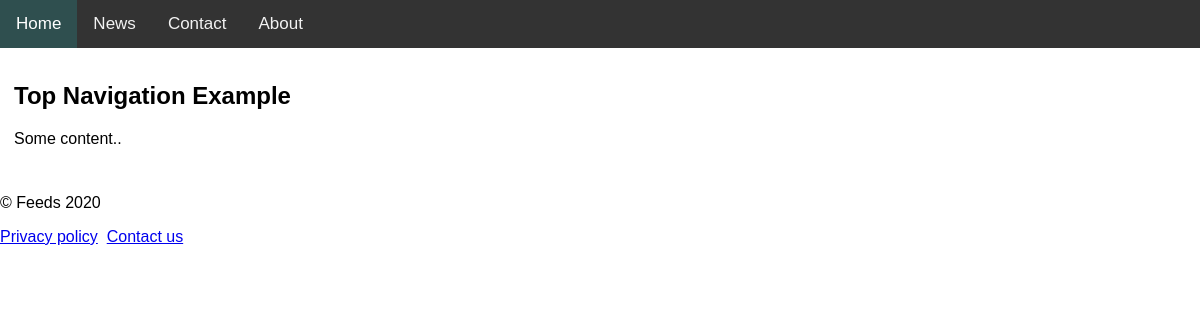
The app's page /, older data.
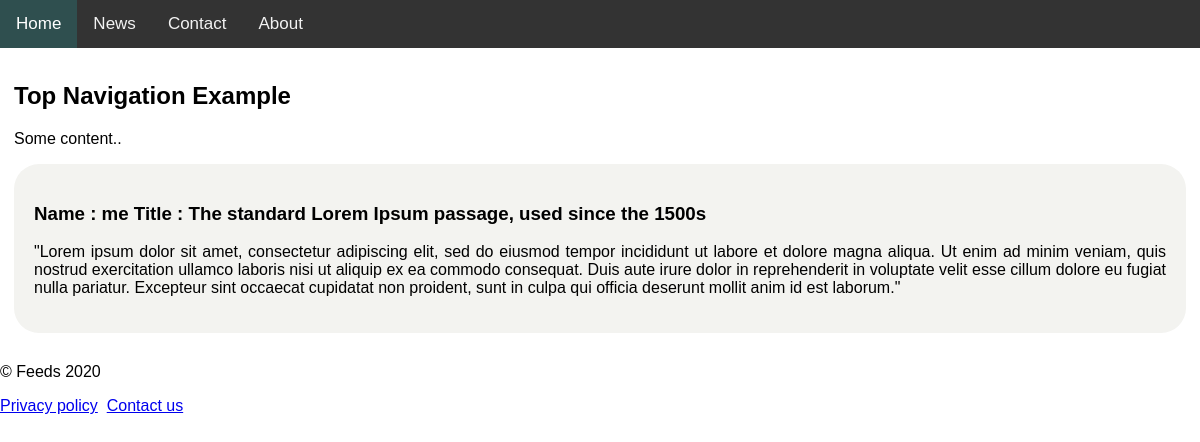
The same page, newer data.
### posts/models.py (models this page shows)
class feed(models.Model):
    id = models.IntegerField(primary_key=True)
    author = models.CharField(max_length=50)
    title = models.CharField(max_length=100)
    body = models.TextField()

### posts/views.py (the view)
# urls.py: path('', views.index, name='index'),
def index(request):
	template='posts/index.html'
	results=feed.objects.all()
	jsondata = serializers.serialize('json',results)
	context={
		'results':results,
		'jsondata':jsondata,
	}
	return render(request,template,context)

### posts/templates/posts/index.html
{% extends 'posts/base.html' %}
{% block content %}
	{% load static %}
	{% for result in results %}
		<div class="feeds">
			<h3>Name : {{result.author}}  Title : {{result.title}}</h3>
			<p id="{{result.id}}"> {{result.body}}</p>
		</div>
	{% endfor %}
{% endblock content %}

Row changes from the older to the newer data that the page shows:
added feed: author "me", title "The standard Lorem Ipsum passage, used since the 1500s", body "\"Lorem ipsum dolor sit amet, consectetur adipiscing elit, sed do eiusmod tempor incididunt ut labore et dolore magna aliqua. Ut enim ad minim veniam, quis nostrud exercitation ullamco laboris nisi ut aliquip ex ea commodo consequat. Duis aute irure dolor in reprehenderit in voluptate velit esse cillum dolore eu fugiat nulla pariatur. Excepteur sint occaecat cupidatat non proident, sunt in culpa qui officia deserunt mollit anim id est laborum.\""
